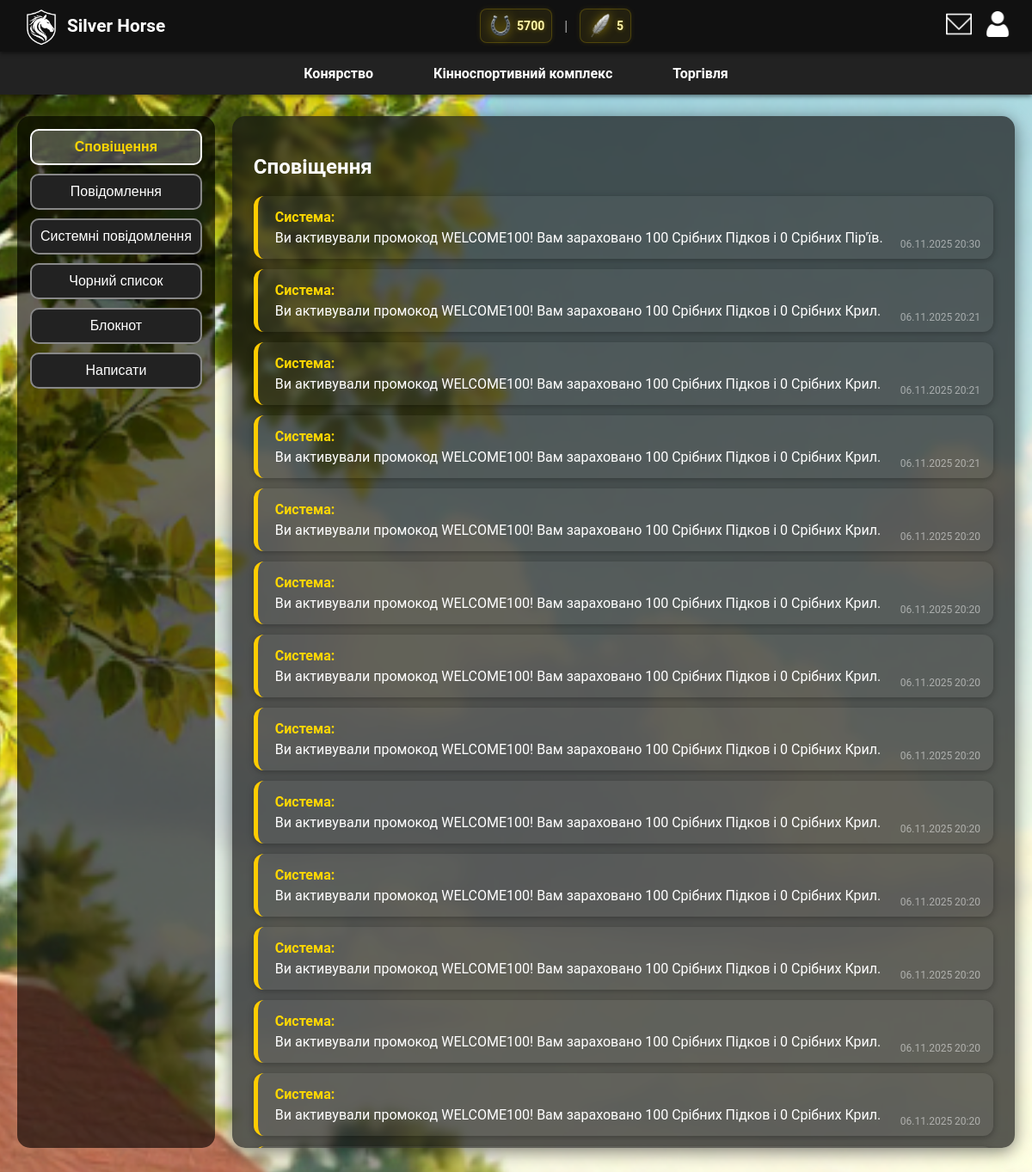
/dashboard/dashboard/messages/ (signed in), run on the app's committed database.
### userspace/models.py (models this page shows, shortened)
class Notification(models.Model):
    user = models.ForeignKey(User, on_delete=models.CASCADE, related_name='notifications')
    text = models.TextField()
    created_at = models.DateTimeField(auto_now_add=True)
    is_read = models.BooleanField(default=False)

### userspace/views.py (the view, shortened to what this page needs)
# urls.py: path('dashboard/messages/', views.messages_page, name='messages_page'),
@login_required
def messages_page(request):
    message_form = MessageForm(request.POST or None, prefix='msg')
    note_form = NoteForm(request.POST or None, prefix='note')
    block_form = BlockUserForm(request.POST or None, prefix='block')
    messages_received = Message.objects.filter(receiver=request.user).order_by('-created_at')
    notes = Note.objects.filter(user=request.user).order_by('-created_at')
    blocked_users = BlockedUser.objects.filter(blocker=request.user).order_by('-created_at')
    system_messages = SystemMessage.objects.filter(user=request.user).order_by('-created_at')
    notifications = Notification.objects.filter(user=request.user).order_by('-created_at')  # ось сюди додано
    context = {
        'form': message_form,
        'note_form': note_form,
        'block_form': block_form,
        'messages_received': messages_received,
        'notes': notes,
        'blocked_users': blocked_users,
        'system_messages': system_messages,
        'notifications': notifications,  # обов’язково для вкладки Сповіщення
        'user': request.user,
    }
    return render(request, 'userspace/messages.html', context)

### userspace/context_processors.py (called while the page is built)
def currency_context(request):
    if request.user.is_authenticated:
        profile = request.user.profile
        return {
            'user_horseshoes': profile.horseshoes,
            'user_silver_wings': profile.silver_wings
        }
    return {'user_horseshoes': 0, 'user_silver_wings': 0}

### userspace/templates/userspace/messages.html (shortened to what this page needs)
{% extends "userspace/base.html" %}
{% block content %}
<div class="messages-page">
  <div class="messages-sidebar">
    <button class="tab-button active" data-tab="notifications">Сповіщення</button>
    <button class="tab-button" data-tab="chats">Повідомлення</button>
    <button class="tab-button" data-tab="system">Системні повідомлення</button>
    <button class="tab-button" data-tab="blacklist">Чорний список</button>
    <button class="tab-button" data-tab="notes">Блокнот</button>
    <button class="tab-button" data-tab="write">Написати</button>
  </div>
  <div class="messages-content">
    <div id="notifications" class="tab-content active">
      <h2>Сповіщення</h2>
      <ul class="notifications-list">
        {% for msg in notifications %}
          <li class="received">
            <strong>Система:</strong> {{ msg.text }}
            <span class="timestamp">{{ msg.created_at|date:"d.m.Y H:i" }}</span>
          </li>
        {% empty %}
          <li>Поки що немає сповіщень.</li>
        {% endfor %}
      </ul>
    </div>
  </div>
</div>
{% endblock %}

### userspace/static/userspace/base.css (style rules this page uses)
* { box-sizing: border-box; }
body { margin: 0; font-family: "Roboto", sans-serif; color: white; min-height: 100vh; background-image: url("../userspace/scene-beautiful-summer-day.png"); background-position: center; background-size: cover; background-repeat: no-repeat; }

### userspace/static/userspace/buttons.css (style rules this page uses)
.tab-button { background: #222; border: 2px solid #888; border-radius: 10px; padding: 10px; color: white; font-size: 16px; cursor: pointer; transition: 0.3s; }
.tab-button.active { background: rgba(255, 255, 255, 0.25); border-color: white; color: #ffd700; font-weight: bold; }

### userspace/static/userspace/messages.css (style rules this page uses)
.messages-page { display: flex; gap: 20px; padding: 20px; color: white; }
.messages-sidebar { display: flex; flex-direction: column; gap: 10px; min-width: 200px; background: rgba(0, 0, 0, 0.6); padding: 15px; border-radius: 15px; box-shadow: 0 0 10px rgba(255, 255, 255, 0.1); }
.messages-content { flex: 1; background: rgba(0, 0, 0, 0.5); padding: 25px; border-radius: 15px; min-height: 350px; box-shadow: 0 0 15px rgba(255, 255, 255, 0.05); }
.tab-content { display: none; animation: fadeIn 0.4s ease; }
.tab-content.active { display: block; }
.notifications-list { list-style: none; padding: 0; margin: 0; }
.notifications-list li { background: rgba(255, 255, 255, 0.05); border-left: 5px solid #ffcc00; padding: 15px 20px; margin-bottom: 12px; border-radius: 12px; box-shadow: 0 2px 8px rgba(0, 0, 0, 0.3); transition: all 0.3s ease; position: relative; }
.notifications-list li strong { color: #ffd700; font-weight: 600; display: block; margin-bottom: 5px; }
.notifications-list li .timestamp { font-size: 12px; color: rgba(255, 255, 255, 0.5); position: absolute; right: 15px; bottom: 10px; }
.messages-content { flex: 1; background: rgba(20, 20, 20, 0.7); padding: 25px; border-radius: 15px; min-height: 350px; max-height: 1200px; overflow-y: auto; box-shadow: 0 4px 20px rgba(0, 0, 0, 0.5); backdrop-filter: blur(5px); scrollbar-width: thin; scrollbar-color: #ffd700 rgba(255,255,255,0.1); }

### data on the page
Notification: text "Ви активували промокод WELCOME100! Вам зараховано 100 Срібних Підков і 0 Срібних Пір'їв.", created_at "06.11.2025 20:30"
Notification: text "Ви активували промокод WELCOME100! Вам зараховано 100 Срібних Підков і 0 Срібних Крил.", created_at "06.11.2025 20:21"
Notification: text "Ви активували промокод WELCOME100! Вам зараховано 100 Срібних Підков і 0 Срібних Крил.", created_at "06.11.2025 20:21"
Notification: text "Ви активували промокод WELCOME100! Вам зараховано 100 Срібних Підков і 0 Срібних Крил.", created_at "06.11.2025 20:21"
Notification: text "Ви активували промокод WELCOME100! Вам зараховано 100 Срібних Підков і 0 Срібних Крил.", created_at "06.11.2025 20:20"
Notification: text "Ви активували промокод WELCOME100! Вам зараховано 100 Срібних Підков і 0 Срібних Крил.", created_at "06.11.2025 20:20"
Notification: text "Ви активували промокод WELCOME100! Вам зараховано 100 Срібних Підков і 0 Срібних Крил.", created_at "06.11.2025 20:20"
Notification: text "Ви активували промокод WELCOME100! Вам зараховано 100 Срібних Підков і 0 Срібних Крил.", created_at "06.11.2025 20:20"
Notification: text "Ви активували промокод WELCOME100! Вам зараховано 100 Срібних Підков і 0 Срібних Крил.", created_at "06.11.2025 20:20"
Notification: text "Ви активували промокод WELCOME100! Вам зараховано 100 Срібних Підков і 0 Срібних Крил.", created_at "06.11.2025 20:20"
Notification: text "Ви активували промокод WELCOME100! Вам зараховано 100 Срібних Підков і 0 Срібних Крил.", created_at "06.11.2025 20:20"
Notification: text "Ви активували промокод WELCOME100! Вам зараховано 100 Срібних Підков і 0 Срібних Крил.", created_at "06.11.2025 20:20"
Notification: text "Ви активували промокод WELCOME100! Вам зараховано 100 Срібних Підков і 0 Срібних Крил.", created_at "06.11.2025 20:20"

### other printed values
{{ user_horseshoes }} "5700"
{{ user_silver_wings }} "5"
